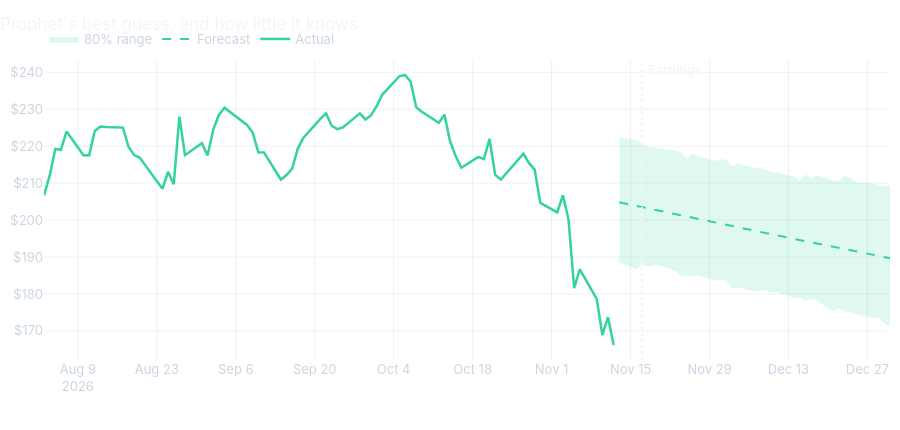

This figure's notebook cell:
### Code cell
ahead = outlooks[chosen].copy()
for col in ["yhat", "yhat_lower", "yhat_upper"]:
    ahead[col] = np.exp(ahead[col])
day = lambda d: ahead[ahead["ds"] == d].iloc[0]
print(f"Chosen setting {chosen}. Nov 17: ${day('2026-11-17')['yhat']:.0f} (80% range ${day('2026-11-17')['yhat_lower']:.0f} to ${day('2026-11-17')['yhat_upper']:.0f}). "
      f"Dec 31: ${ahead['yhat'].iloc[-1]:.0f} (${ahead['yhat_lower'].iloc[-1]:.0f} to ${ahead['yhat_upper'].iloc[-1]:.0f})")

actual_recent = nvda.loc["2026-08-01":, "close"]
ahead_fig = go.Figure([
    go.Scatter(x=list(ahead["ds"]) + list(ahead["ds"][::-1]), y=list(ahead["yhat_upper"]) + list(ahead["yhat_lower"][::-1]),
               mode="lines", fill="toself", fillcolor="rgba(52,211,153,0.15)", line=dict(width=0), hoverinfo="skip", name="80% range"),
    go.Scatter(x=ahead["ds"], y=ahead["yhat"], name="Forecast", line=dict(color=COLORS["NVDA"], dash="dash"),
               hovertemplate="%{x|%b %d}: $%{y:.0f}<extra></extra>"),
    go.Scatter(x=actual_recent.index, y=actual_recent, name="Actual", line=dict(color=COLORS["NVDA"], width=2.5),
               hovertemplate="%{x|%b %d}: $%{y:.2f}<extra></extra>"),
])
ahead_fig.add_vline(x=pd.Timestamp("2026-11-17").timestamp() * 1000, line_dash="dot", line_color="#f1f5f9")
ahead_fig.add_annotation(x="2026-11-17", y=1.0, yref="paper", text="Earnings", showarrow=False, xanchor="left", xshift=4, font=dict(color="#f1f5f9"))
ahead_fig.update_layout(title="Prophet's best guess, and how little it knows", yaxis_tickprefix="$", xaxis_title="", height=430,
                        legend=dict(orientation="h", y=1.02, x=0, yanchor="bottom"))
ahead_fig.show()
